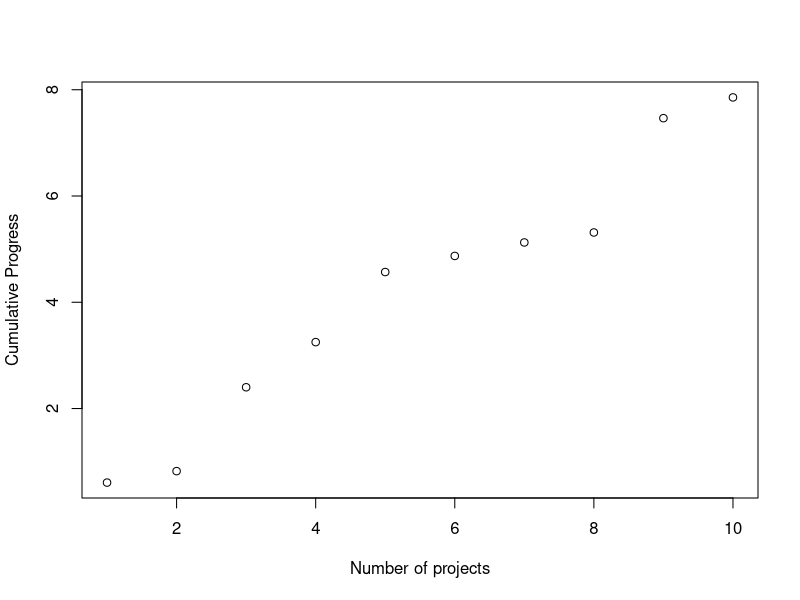

Write the R code that produced this figure.
# We start off by defining parameter values for the run.

#Define parameter values
# Number of projects =n
n <- 10
#Number of relevant factors =k
k <- 2
# Coefficient mean
muB <- 1
# Coefficient SD
sigma2B <- 10
# Variable mean
muX <- 1
#Variable SD
sigma2X <- 10
# Error mean
muu <- 1
# Error SD
sigma2u <- 10

# Now we can generate the coefficients, variables, and error terms, 
# and use them to determine cost-effectiveness values.
set.seed(123)
coefficients <- rlnorm(k, meanlog=log((muB^2)/(sqrt(sigma2B + (muB^2)))), sdlog=sqrt(log(1 +(sigma2B/(muB^2)))))

variables <- matrix(rlnorm(n*k, meanlog=log((muX^2)/(sqrt((sigma2X + (muX^2))))), sdlog=sqrt(log(1 +(sigma2X/(muX^2))))), nrow=k, ncol=n, byrow=TRUE)

errors <- rlnorm(n, meanlog=log((muu^2)/(sqrt((sigma2u + (muu^2))))), sdlog=sqrt(log(1 +(sigma2u/(muu^2)))))

costeffectiveness <- (t(coefficients) %*% variables) + t(errors)
t(costeffectiveness)

# Now we need to pass this into a data frame
df <- as.data.frame(t(variables))
df <- cbind.data.frame(rep(0, n), t(costeffectiveness), df)

names <- c("lmpred", "ce")
for (i in 1:k) {
  names <-c(names, paste0("v",i))
}

colnames(df) <- names
df

#Initially, project selection is random, which since project generation is random,
#can be represented as taking the first k projects, and adding them to the 'selprojects'
#dataframe, which is an ordered dataframe of the selected projects. 'rejprojects' contains
#the set of projects that have been rejected (not accepted yet)
selprojects <- head(df, k)
selprojects

rejprojects <- tail(df, n-k)
rejprojects
# Now individuals can predict the effectiveness of other projects with a linear regression model
#They select the remaining project with the highest prediction error, and add it to selproject.
while (nrow(selprojects)<n) {
lm <- lm(ce~ . - lmpred -1, data=selprojects)
rejprojects$lmpred <-predict(lm, rejprojects)
rejprojects <- rejprojects[with(rejprojects,order(-lmpred)),]
selprojects <- rbind(selprojects, rejprojects[1,])
rejprojects <- rejprojects[-1,]
}
selprojects
attach(selprojects)
plot(1:nrow(selprojects), cumsum(selprojects$ce), xlab="Number of projects", ylab="Cumulative Progress")
